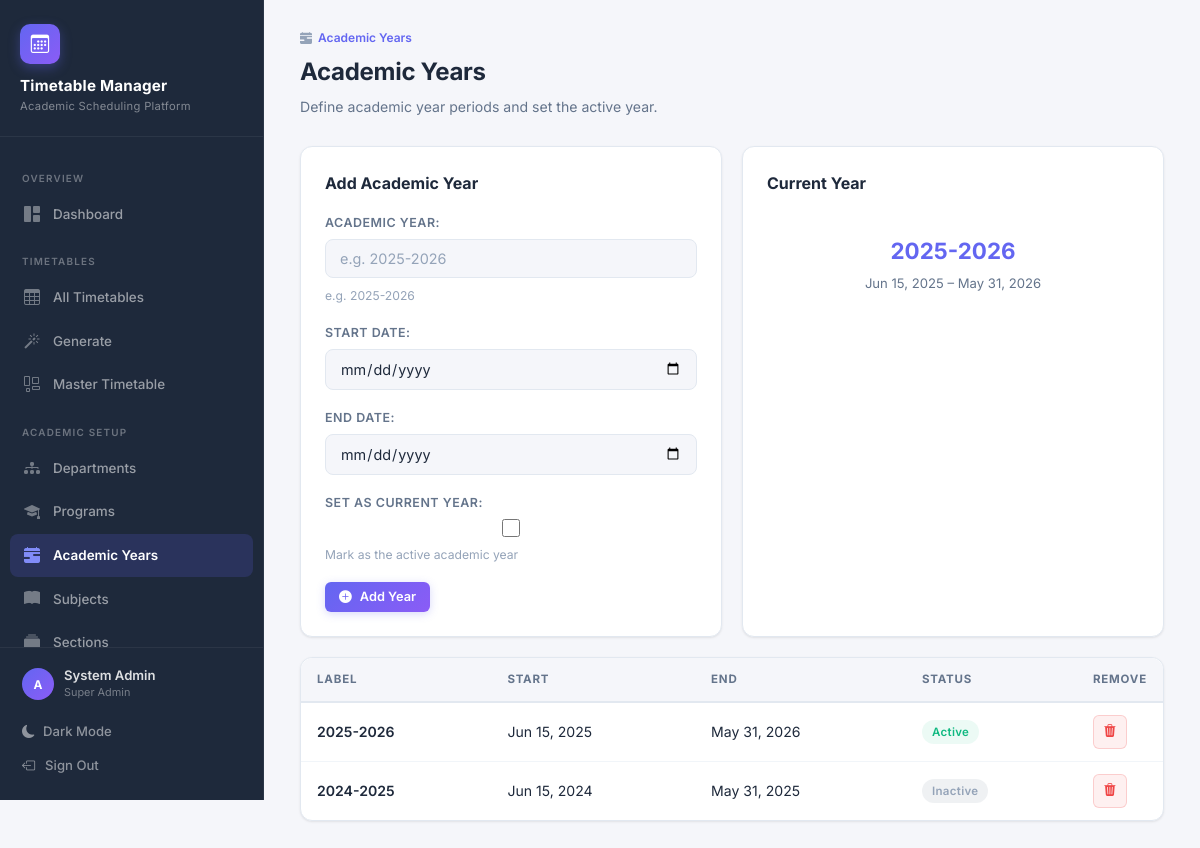
Screenshot of /academic-years/ (signed in) with the database file from the repository.
### TTS/SchedulerApp/models.py (models this page shows, shortened)
class AcademicYear(models.Model):
    label = models.CharField(
        max_length=20, unique=True, verbose_name='Academic Year',
        help_text='e.g. 2025-2026'
    )
    start_date = models.DateField(verbose_name='Start Date')
    end_date = models.DateField(verbose_name='End Date')
    is_current = models.BooleanField(
        default=False, verbose_name='Current Year',
        help_text='Mark as the active academic year'
    )
    class Meta:
        ordering = ['-start_date']
        verbose_name = 'Academic Year'
        verbose_name_plural = 'Academic Years'

### TTS/SchedulerApp/views.py (the view)
# urls.py: path('academic-years/', views.academic_year_list, name='academic_year_list'),
@login_required
@admin_required
def academic_year_list(request):
    form = AcademicYearForm(request.POST or None)
    if request.method == 'POST' and form.is_valid():
        form.save()
        messages.success(request, 'Academic year added successfully.')
        return redirect('academic_year_list')
    years = AcademicYear.objects.all()
    return render(request, 'academic_year_list.html', {
        'form': form,
        'years': years,
    })

### TTS/SchedulerApp/forms.py
class AcademicYearForm(forms.ModelForm):
    class Meta:
        model = AcademicYear
        fields = ['label', 'start_date', 'end_date', 'is_current']
        labels = {
            'label': 'Academic Year',
            'start_date': 'Start Date',
            'end_date': 'End Date',
            'is_current': 'Set as Current Year',
        }
        widgets = {
            'label': forms.TextInput(attrs={**_input_attrs, 'placeholder': 'e.g. 2025-2026'}),
            'start_date': forms.DateInput(attrs={**_input_attrs, 'type': 'date'}),
            'end_date': forms.DateInput(attrs={**_input_attrs, 'type': 'date'}),
            'is_current': forms.CheckboxInput(attrs={'class': 'form-checkbox'}),
        }

### TTS/SchedulerApp/models.py (called while the page is built)
    @property
    def is_super_admin(self):
        return self.role == 'SUPER_ADMIN'

    @property
    def can_manage_timetable(self):
        return self.role in ('SUPER_ADMIN', 'TIMETABLE_ADMIN', 'HOD')

### TTS/SchedulerApp/templatetags/index.py (called while the page is built)
    def render(self, context):
        path = context['request'].path
        for p in self.patterns:
            try:
                pValue = template.Variable(p).resolve(context)
                if path == pValue:
                    return 'active'
            except template.VariableDoesNotExist:
                pass
        return ''

### TTS/templates/academic_year_list.html (shortened to what this page needs)
{% extends 'base.html' %}
{% block content %}
<div class="page-header">
  <div class="page-breadcrumb"><i class="bi bi-calendar-range-fill"></i> <span>Academic Years</span></div>
  <h2>Academic Years</h2>
  <p>Define academic year periods and set the active year.</p>
</div>
<div class="grid-2">
  <div class="card">
    <div class="card-header"><div class="card-title">Add Academic Year</div></div>
    <form method="post">
      <div class="django-form">{{ form.as_p }}</div>
      <button type="submit" class="btn btn-primary btn-sm"><i class="bi bi-plus-circle-fill"></i> Add Year</button>
    </form>
  </div>
  <div class="card">
    <div class="card-header"><div class="card-title">Current Year</div></div>
    {% if active_academic_year %}
    <div style="text-align:center; padding:20px;">
      <div style="font-size:1.4rem; font-weight:700; color:var(--primary);">{{ active_academic_year.label }}</div>
      <div style="font-size:0.82rem; color:var(--text-secondary); margin-top:4px;">{{ active_academic_year.start_date|date:"M d, Y" }} – {{ active_academic_year.end_date|date:"M d, Y" }}</div>
    </div>
    {% else %}
    <div class="empty-state" style="padding:20px;"><p>No active academic year set.</p></div>
    {% endif %}
  </div>
</div>
<div class="card" style="padding:0; overflow:hidden; margin-top:20px;">
  <div class="table-wrap">
    <table class="data-table">
      <thead><tr><th>Label</th><th>Start</th><th>End</th><th>Status</th><th class="td-actions">Remove</th></tr></thead>
      <tbody>
        {% for yr in years %}
        <tr>
          <td style="font-weight:600;">{{ yr.label }}</td>
          <td>{{ yr.start_date|date:"M d, Y" }}</td>
          <td>{{ yr.end_date|date:"M d, Y" }}</td>
          <td>{% if yr.is_current %}<span class="badge badge-published">Active</span>{% else %}<span class="badge badge-archived">Inactive</span>{% endif %}</td>
          <td class="td-actions">
            <form action="{% url 'academic_year_delete' yr.pk %}" method="post">{% csrf_token %}
              <button type="submit" class="btn btn-icon btn-danger btn-sm" onclick="return confirm('Delete {{ yr.label }}?')"><i class="bi bi-trash3-fill"></i></button>
            </form>
          </td>
        </tr>
        {% empty %}
        <tr><td colspan="5"><div class="empty-state"><i class="bi bi-calendar-x"></i><h3>No Academic Years</h3><p>Add your first academic year.</p></div></td></tr>
        {% endfor %}
      </tbody>
    </table>
  </div>
</div>
{% endblock %}

### TTS/templates/base.html (shortened to what this page needs)
{% load static %}
{% load index %}
{% url 'dashboard' as dashboard_url %}
{% url 'department_list' as dept_url %}
{% url 'program_list' as prog_url %}
{% url 'academic_year_list' as ay_url %}
{% url 'room_list' as room_url %}
{% url 'timeslot_list' as slot_url %}
{% url 'faculty_list' as fac_url %}
{% url 'subject_list' as subj_url %}
{% url 'section_list' as sec_url %}
{% url 'offering_list' as offer_url %}
{% url 'timetable_list' as tt_url %}
{% url 'timetable_generate' as gen_url %}
{% url 'master_timetable' as master_url %}
{% url 'user_list' as user_url %}
<!DOCTYPE html>
<html lang="en" data-theme="light">
<head>
  <link rel="stylesheet" href="https://cdn.jsdelivr.net/npm/bootstrap-icons@1.11.3/font/bootstrap-icons.min.css">
  <link rel="stylesheet" type="text/css" href="{% static 'CSS/style.css' %}">
</head>
<body>
  <aside class="sidebar" id="sidebar">
    <div class="sidebar-brand">
      <div class="brand-icon">
        <i class="bi bi-calendar3"></i>
      </div>
      <h1>Timetable Manager</h1>
      <span>Academic Scheduling Platform</span>
    </div>
    <nav class="sidebar-nav">
      <div class="nav-section-label">Overview</div>
      <a href="{{ dashboard_url }}" class="{% active request dashboard_url %}">
        <i class="bi bi-grid-1x2-fill"></i>
        Dashboard
      </a>
      {% if user.is_authenticated %}
      <div class="nav-section-label">Timetables</div>
      <a href="{{ tt_url }}" class="{% active request tt_url %}">
        <i class="bi bi-table"></i>
        All Timetables
      </a>
      {% if can_manage %}
      <a href="{{ gen_url }}" class="{% active request gen_url %}">
        <i class="bi bi-magic"></i>
        Generate
      </a>
      <a href="{{ master_url }}" class="{% active request master_url %}">
        <i class="bi bi-layout-wtf"></i>
        Master Timetable
      </a>
      {% endif %}
      <div class="nav-section-label">Academic Setup</div>
      {% if is_admin %}
      <a href="{{ dept_url }}" class="{% active request dept_url %}">
        <i class="bi bi-diagram-3-fill"></i>
        Departments
      </a>
      <a href="{{ prog_url }}" class="{% active request prog_url %}">
        <i class="bi bi-mortarboard-fill"></i>
        Programs
      </a>
      <a href="{{ ay_url }}" class="{% active request ay_url %}">
        <i class="bi bi-calendar-range-fill"></i>
        Academic Years
      </a>
      {% endif %}
      {% if can_manage %}
      <a href="{{ subj_url }}" class="{% active request subj_url %}">
        <i class="bi bi-book-fill"></i>
        Subjects
      </a>
      <a href="{{ sec_url }}" class="{% active request sec_url %}">
        <i class="bi bi-collection-fill"></i>
        Sections
      </a>
      {% endif %}
      {% endif %}
    </nav>
    <div class="sidebar-footer">
      {% if user.is_authenticated %}
      <div class="user-info">
        <div class="user-avatar">{{ user.username|make_list|first|upper }}</div>
        <div>
          <div class="user-name">{{ user.get_full_name|default:user.username }}</div>
          <div class="user-role">{{ user_role_display }}</div>
        </div>
      </div>
      <button class="theme-toggle" id="themeToggle">
        <i class="bi bi-moon-fill"></i>
        <span>Dark Mode</span>
      </button>
      <a href="{% url 'logout' %}">
        <i class="bi bi-box-arrow-left"></i>
        Sign Out
      </a>
      {% endif %}
    </div>
  </aside>
  <main class="main-content">
    {% block content %}
    {% endblock %}
  </main>
</body>
</html>

### rows the page displays
AcademicYear: label "2025-2026", start_date "Jun 15, 2025", end_date "May 31, 2026", is_current "Active"
AcademicYear: label "2024-2025", start_date "Jun 15, 2024", end_date "May 31, 2025", is_current "Inactive"

### other values shown
{{ user.username|make_list|first|upper }} "A"
{{ user.get_full_name|default:user.username }} "System Admin"
{{ user_role_display }} "Super Admin"
